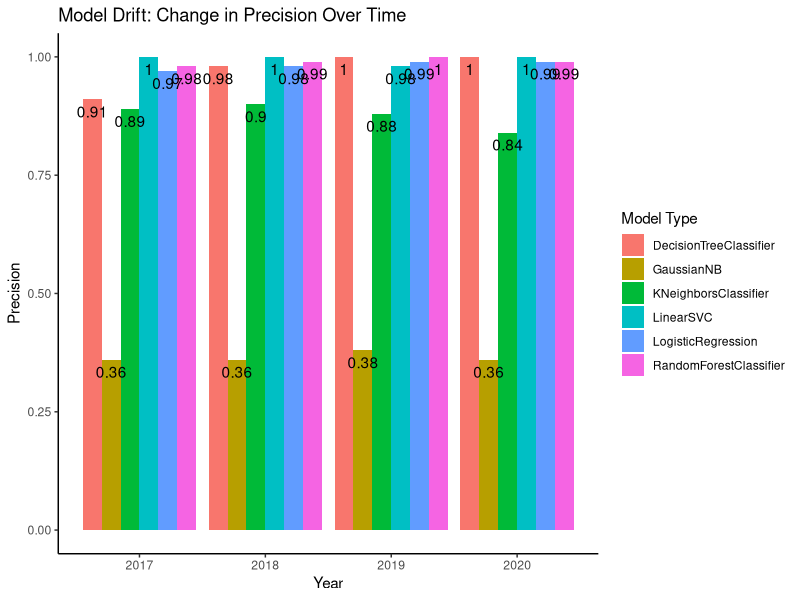
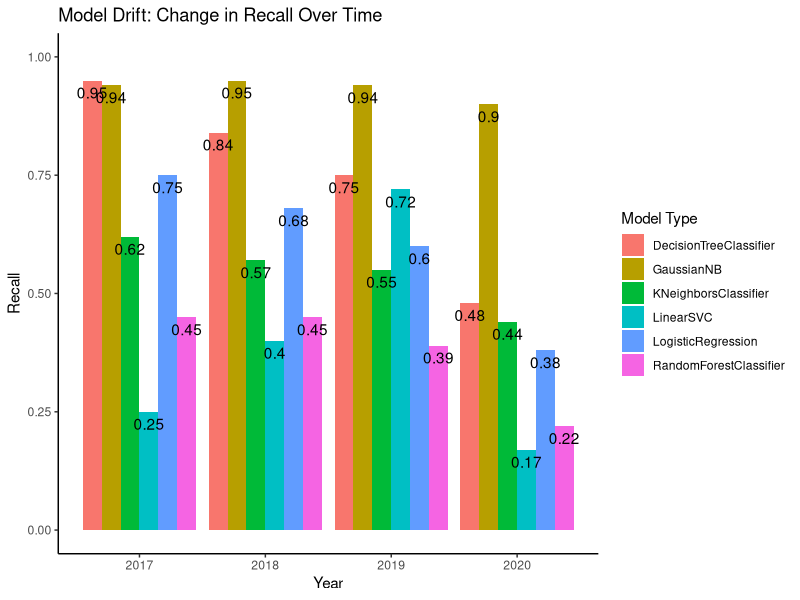

R code for these plots, in order:
## ---- chunk 1
knitr::opts_chunk$set(echo = TRUE)
## ---- chunk 2
#Used Contains syntax from here: https://stackoverflow.com/questions/25923392/select-columns-based-on-string-match-dplyrselect

library(tidyverse)
fd <- read.csv("../final_data/combined_2020_results.csv")
fd <- fd %>%
  select(-X)
fd

precision <- fd %>%
  select(contains("precision")|"model_type") %>%
  pivot_longer(!model_type, names_to="year", values_to="precision") %>%
  #pivot_wider(names_from="model_type", values_from = "precision") %>%
  mutate(year = str_sub(year, 11, 15)) %>%
  mutate(year = as.numeric(year)) %>%
  mutate(precision = round(precision, 2))

recall <- fd %>%
  select(contains("recall")|"model_type") %>%
  pivot_longer(!model_type, names_to="year", values_to="recall") %>%
  #pivot_wider(names_from="model_type", values_from = "precision") %>%
  mutate(year = str_sub(year, 8, 12)) %>%
  mutate(year = as.numeric(year)) %>%
  mutate(recall = round(recall, 2))
## ---- chunk 3
#Help getting aes order and color from: https://www.biostars.org/p/362024/
#Help With titles:https://www.r-graph-gallery.com/239-custom-layout-legend-ggplot2.html and https://www.datanovia.com/en/blog/ggplot-legend-title-position-and-labels/
# Removing background: https://felixfan.github.io/ggplot2-remove-grid-background-margin/
#labelling bars: https://r-graphics.org/recipe-bar-graph-labels

ggplot(data=precision, aes(x=year, y = precision, fill=model_type)) + 
  geom_bar(position = "dodge", stat = "identity") +
  theme_bw() + labs(x="Year", y="Precision", fill="Model Type", title = "Model Drift: Change in Precision Over Time") +
  theme(panel.border = element_blank(), panel.grid.major = element_blank(), 
        panel.grid.minor = element_blank(), axis.line = element_line(colour = "black")) + 
  geom_text(aes(label=precision), position=position_dodge(.9), vjust=1.5) + ylim(0, 1)
## ---- chunk 4

ggplot(data=recall, aes(x=year, y = recall, fill=model_type)) + 
  geom_bar(position = "dodge", stat = "identity") +
  theme_bw() + labs(x="Year", y="Recall", fill="Model Type", title = "Model Drift: Change in Recall Over Time") +
  theme(panel.border = element_blank(), panel.grid.major = element_blank(), 
        panel.grid.minor = element_blank(), axis.line = element_line(colour = "black")) + 
  geom_text(aes(label=recall), position=position_dodge(.9), vjust=1.5) + ylim(0, 1)
